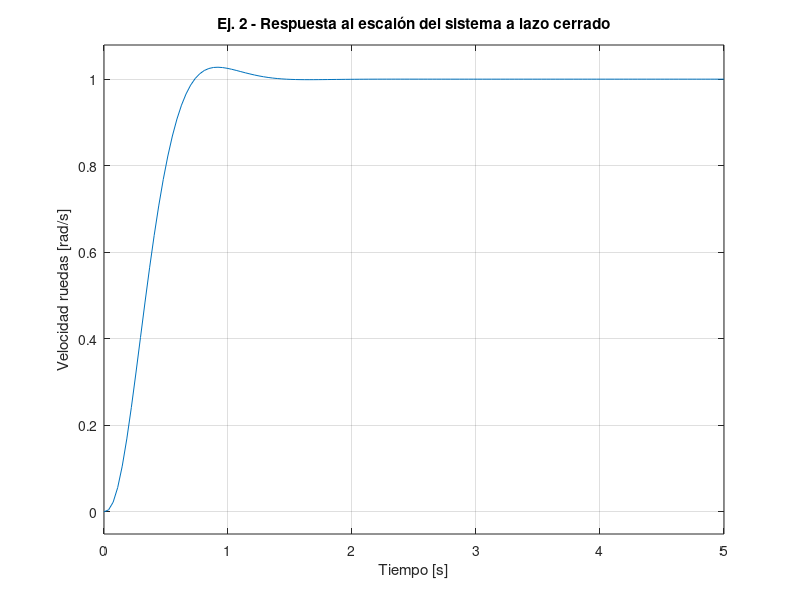
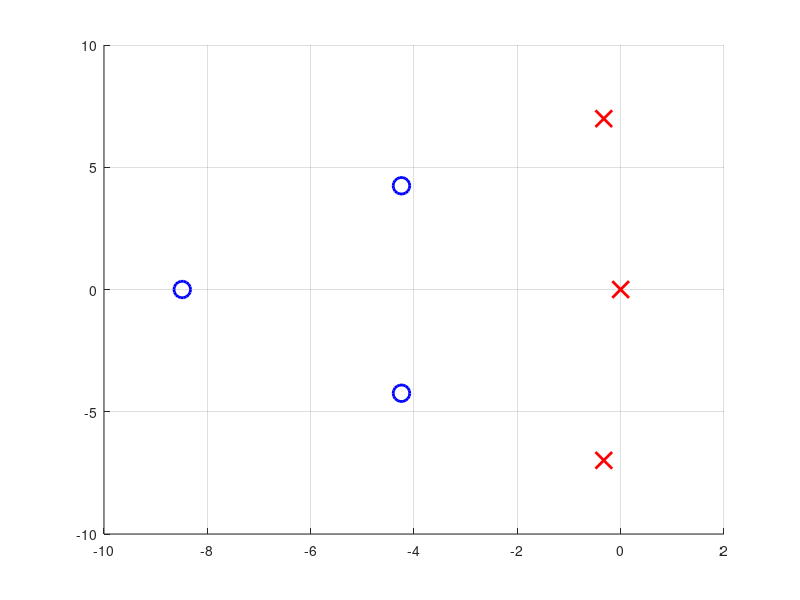

Here is the MATLAB script that generated these plots, in order: (Note: this script raises an error after producing the figures.)
%% Ejercicio 2 - Sistema de transmisión - Ubicación de polos por Ackermann
clear; clc; close all;

%% Parámetros del modelo
Jc = 6250;      % [kgm^2] Chassis inertia
Jf = 0.625;     % [kgm^2] Engine flywheel inertia
ds = 1000;      % [Nms/rad] Driveshaft damping coefficient
cs = 75000;     % [Nm/rad] Driveshaft spring coefficient
i_gear = 57;    % [-] Gear ratio

%% Matrices del sistema
% x = [x1; x2; x3] = [vel_motor; vel_ruedas; torque_transmision]
A = [-ds/(Jf*i_gear^2),  ds/(Jf*i_gear),  -cs/(Jf*i_gear);
      ds/(Jc*i_gear),   -ds/Jc,            cs/Jc;
      1/i_gear,          -1,                0];

Bu = [1/Jf; 0; 0];

Bd = [0; -1/Jc; 0];

Cp = [0, 1, 0];  % Salida: velocidad en las ruedas (x2)
Dp = 0;

fprintf('Matriz A:\n');
disp(A);
fprintf('Matriz Bu:\n');
disp(Bu);

%% a) Polos deseados
wn = 6;
zeta = 1/sqrt(2);

% Dos polos del polinomio de 2do orden
s12 = roots([1, 2*zeta*wn, wn^2]);
% Tercer polo: 2 veces más rápido
s3 = -2*zeta*wn;

polos_deseados = [s12(1); s12(2); s3];
fprintf('Polos deseados:\n');
fprintf('  s1 = %.4f + j%.4f\n', real(polos_deseados(1)), imag(polos_deseados(1)));
fprintf('  s2 = %.4f + j%.4f\n', real(polos_deseados(2)), imag(polos_deseados(2)));
fprintf('  s3 = %.4f\n', s3);

%% Verificar controlabilidad
Wr = ctrb(A, Bu);
rango = rank(Wr);
n = size(A, 1);
fprintf('\nRango de Wr = %d, n = %d\n', rango, n);
if rango == n
    fprintf('El sistema ES controlable.\n');
else
    fprintf('El sistema NO es controlable.\n');
end

%% b) Ganancia K por Ackermann (usando place)
K = place(A, Bu, polos_deseados);
% También se puede usar acker:
% K = acker(A, Bu, polos_deseados);

fprintf('\nb) Matriz K de realimentación:\n');
fprintf('  K = [%.6f, %.6f, %.6f]\n', K(1), K(2), K(3));

%% c) Ganancia de referencia kr
% kr = -(Cp * (A - Bu*K)^(-1) * Bu)^(-1)
Acl = A - Bu*K;
kr = -(Cp * (Acl \ Bu))^(-1);
% Equivalente: kr = -inv(Cp * inv(A - Bu*K) * Bu)

fprintf('\nc) Ganancia de referencia:\n');
fprintf('  kr = %.6f\n', kr);

%% d) Autovalores a lazo cerrado
eig_cl = eig(Acl);
fprintf('\nd) Autovalores del sistema a lazo cerrado:\n');
for ii = 1:length(eig_cl)
    if imag(eig_cl(ii)) ~= 0
        fprintf('  s%d = %.4f + j%.4f\n', ii, real(eig_cl(ii)), imag(eig_cl(ii)));
    else
        fprintf('  s%d = %.4f\n', ii, real(eig_cl(ii)));
    end
end

%% Verificación: respuesta al escalón del sistema a lazo cerrado
sys_cl = ss(Acl, Bu*kr, Cp, Dp);

figure('Color','w');
step(sys_cl, 5);
title('Ej. 2 - Respuesta al escalón del sistema a lazo cerrado');
xlabel('Tiempo [s]'); ylabel('Velocidad ruedas [rad/s]');
grid on;

%% Mapa de polos
figure('Color','w');
hold on; grid on;
plot(real(eig(A)), imag(eig(A)), 'rx', 'MarkerSize', 12, 'LineWidth', 2);
plot(real(eig_cl), imag(eig_cl), 'bo', 'MarkerSize', 12, 'LineWidth', 2);
xline(0, 'k--'); yline(0, 'k--');
xlabel('Real'); ylabel('Imaginario');
title('Polos: lazo abierto (x) vs lazo cerrado (o)');
legend('Lazo abierto', 'Lazo cerrado');
